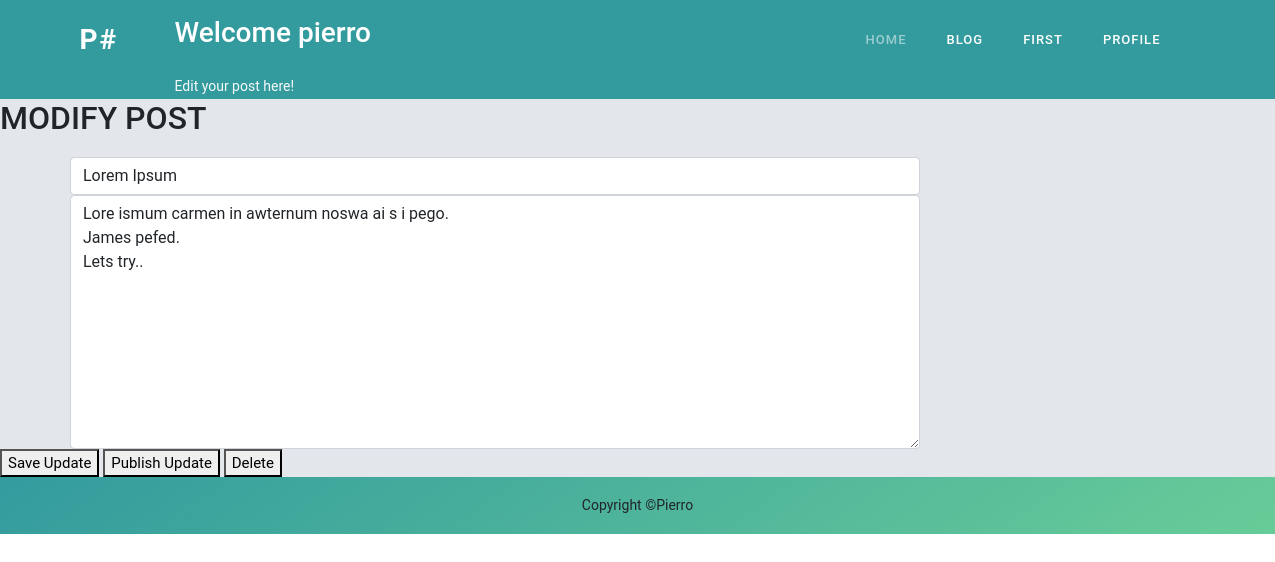
/blog/admin/modify/lorem-ipsum (signed in), run on the app's committed database.
### blog/models.py (models this page shows, shortened)
class Post(models.Model):
	STATUS = (
		(0, 'Draft'), (1, 'Publish')
		)
	author = models.ForeignKey(User, on_delete=models.CASCADE)
	title = models.CharField(max_length=200, unique=True)
	slug = models.SlugField(max_length=200, unique=True)
	body = models.TextField()
	status = models.IntegerField(choices=STATUS, default=0)
	date_created = models.DateTimeField(auto_now_add=True)
	date_modified = models.DateTimeField()
	class Meta:
		ordering = ['-date_created']

### blog/views.py (the view, shortened to what this page needs)
# urls.py: path('admin/modify/<slug:slug>', views.update_blog, name='update_blog'),
def update_blog(req, slug):
	queryset = get_object_or_404(Post, slug=slug)
	form = PostForm(instance=queryset)
	contxt = {'title':queryset.title, 'form': form, 'post': queryset}
	return render(req, 'blog/blog_modify.html', contxt)

### blog/forms.py
class PostForm(ModelForm):
	publish = forms.CharField(widget = forms.HiddenInput(attrs={'id': 'publish', 'value': 0}))
	class Meta:
		model = Post
		widgets = {
            'title': forms.TextInput(attrs={'placeholder': 'Title', 'class':'form-control',}),
            'body': forms.Textarea(
                attrs={'placeholder': 'Enter contents here!', 'class':'form-control', }),
        }
		fields = ['title', 'body', 'publish']

### blog/templates/blog/blog_modify.html (shortened to what this page needs)
{%extends 'base.html' %}
{%block content %}
	{% if user.is_authenticated %}
	<header style="background: rgb(51,155,158)">
    <div class="container">
        <div class="row">
            <div class="col-md-8 col-md-10 mx-auto">
                <div class="site-heading">
                    <h3 class="site-heading my-4 mt-3 text-white">Welcome {{user.username}} </h3>
                    <p class="text-light"> Edit your post here! &nbsp;
                    </p>
                </div>
            </div>
        </div>
    </div>
</header>
		<h2>MODIFY POST</h2>
		<form id="form" method="post" action="{%url 'update_blog' post.slug %}">
<div class="col-md-8 shift">
			{%for field in form%}
				<p>
					{{ field }}
				</p>
			{%endfor%}
</div>
		</form>
		<button onclick="beforeSave(); ">Save Update</button>
		 <button onclick="beforePublish(); ">Publish Update</button>
		 	<button onclick="delete_post(); "> Delete </button>
	{% endif %}
{%endblock%}

### static/css/style.css (style rules this page uses)
html, body, div, span, applet, object, iframe, h1, h2, h3, h4, h5, h6, p, blockquote, div pre, a, abbr, acronym, address, big, cite, code, del, dfn, em, font, img, ins, kbd, q, s, samp, small, strike, strong, sub, sup, tt, var, b, u, i, center, dl, dt, dd, ol, ul, li, figure, header, nav, section, article, aside, footer, figcaption { margin: 0; padding: 0; border: 0; outline: 0; }
header, nav, section, article, aside, footer, hgroup { display: block; }
* { box-sizing: border-box; }
html, body { font-family: 'Raleway', sans-serif; font-weight: 400; background-color: #fff; font-size: 16px; -ms-text-size-adjust: 100%; -webkit-font-smoothing: antialiased; -moz-osx-font-smoothing: grayscale; }
h1, h2, h3, h4, h5, h6 { margin-top: 0px; margin-bottom: 0px; }
p { font-size: 14px; line-height: 25px; color: #777; }
html, body { background: #fff; font-family: 'Raleway', sans-serif; }
*, *:before, *:after { -webkit-box-sizing: border-box; box-sizing: border-box; -webkit-font-smoothing: antialiased; -moz-osx-font-smoothing: grayscale; }

### blog/templates/blog/blog_modify.html (style rules this page uses)
body { font-family: "Roboto", sans-serif; font-size: 15px; background: #E3E7EB }
.shift { margin-left: 70px; margin-top: 20px; }

### data on the page
Post: form "Lorem Ipsum" "Lore ismum carmen in awternum noswa ai s i pego. James pefed. Lets try.."

### other printed values
{{ user.username }} "pierro"
